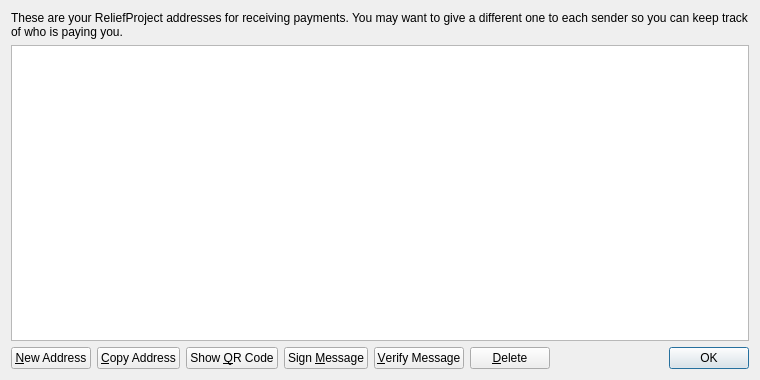
<?xml version="1.0" encoding="UTF-8"?>
<ui version="4.0">
 <class>AddressBookPage</class>
 <widget class="QWidget" name="AddressBookPage">
  <property name="geometry">
   <rect>
    <x>0</x>
    <y>0</y>
    <width>760</width>
    <height>380</height>
   </rect>
  </property>
  <property name="windowTitle">
   <string>Address Book</string>
  </property>
  <layout class="QVBoxLayout" name="verticalLayout">
   <item>
    <widget class="QLabel" name="labelExplanation">
     <property name="text">
      <string>These are your ReliefProject addresses for receiving payments. You may want to give a different one to each sender so you can keep track of who is paying you.</string>
     </property>
     <property name="textFormat">
      <enum>Qt::PlainText</enum>
     </property>
     <property name="wordWrap">
      <bool>true</bool>
     </property>
    </widget>
   </item>
   <item>
    <widget class="QTableView" name="tableView">
     <property name="contextMenuPolicy">
      <enum>Qt::CustomContextMenu</enum>
     </property>
     <property name="toolTip">
      <string>Double-click to edit address or label</string>
     </property>
     <property name="tabKeyNavigation">
      <bool>false</bool>
     </property>
     <property name="selectionMode">
      <enum>QAbstractItemView::SingleSelection</enum>
     </property>
     <property name="selectionBehavior">
      <enum>QAbstractItemView::SelectRows</enum>
     </property>
     <property name="sortingEnabled">
      <bool>true</bool>
     </property>
     <attribute name="verticalHeaderVisible">
      <bool>false</bool>
     </attribute>
    </widget>
   </item>
   <item>
    <layout class="QHBoxLayout" name="horizontalLayout">
     <item>
      <widget class="QPushButton" name="newAddressButton">
       <property name="toolTip">
        <string>Create a new address</string>
       </property>
       <property name="text">
        <string>&amp;New Address</string>
       </property>
      </widget>
     </item>
     <item>
      <widget class="QPushButton" name="copyToClipboard">
       <property name="toolTip">
        <string>Copy the currently selected address to the system clipboard</string>
       </property>
       <property name="text">
        <string>&amp;Copy Address</string>
       </property>
      </widget>
     </item>
     <item>
      <widget class="QPushButton" name="showQRCode">
       <property name="text">
        <string>Show &amp;QR Code</string>
       </property>
      </widget>
     </item>
     <item>
      <widget class="QPushButton" name="signMessage">
       <property name="toolTip">
        <string>Sign a message to prove you own a ReliefProject address</string>
       </property>
       <property name="text">
        <string>Sign &amp;Message</string>
       </property>
      </widget>
     </item>
     <item>
      <widget class="QPushButton" name="verifyMessage">
       <property name="toolTip">
        <string>Verify a message to ensure it was signed with a specified ReliefProject address</string>
       </property>
       <property name="text">
        <string>&amp;Verify Message</string>
       </property>
      </widget>
     </item>
     <item>
      <widget class="QPushButton" name="deleteButton">
       <property name="toolTip">
        <string>Delete the currently selected address from the list</string>
       </property>
       <property name="text">
        <string>&amp;Delete</string>
       </property>
      </widget>
     </item>
     <item>
      <spacer name="horizontalSpacer">
       <property name="orientation">
        <enum>Qt::Horizontal</enum>
       </property>
       <property name="sizeHint" stdset="0">
        <size>
         <width>40</width>
         <height>20</height>
        </size>
       </property>
      </spacer>
     </item>
     <item>
      <widget class="QDialogButtonBox" name="buttonBox">
       <property name="sizePolicy">
        <sizepolicy hsizetype="Maximum" vsizetype="Fixed">
         <horstretch>0</horstretch>
         <verstretch>0</verstretch>
        </sizepolicy>
       </property>
       <property name="standardButtons">
        <set>QDialogButtonBox::Ok</set>
       </property>
      </widget>
     </item>
    </layout>
   </item>
  </layout>
 </widget>
 <resources>
  <include location="../bitcoin.qrc"/>
 </resources>
 <connections/>
</ui>
